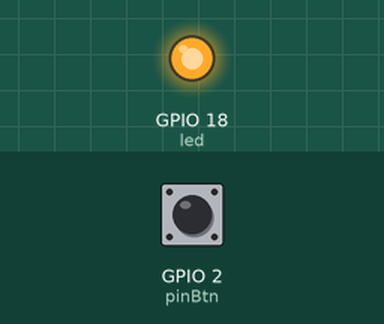
Simulated run of this program. Board: Raspberry Pi (BCM pin numbers). Parts: output pins drawn as LEDs (lit = HIGH). Inputs (shaded band) come from the test bench; at power-on: GPIO 2 (pinBtn) LOW.

Above: at 1.2 s.
1.3 s: GPIO 2 (pinBtn) pulled HIGH for 0.15 s
At 1.4 s:
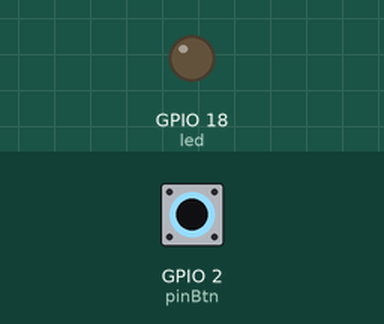
3.0 s: GPIO 2 (pinBtn) pulled HIGH for 3.2 s
At 7.4 s:
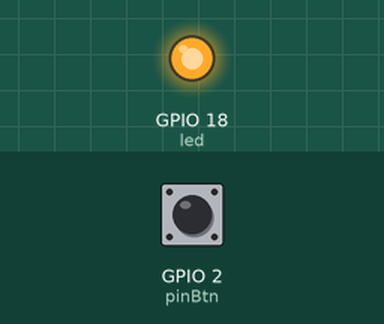
Timing chart, 0 to 8.9 s (numbered marks = the images above; inputs shaded):
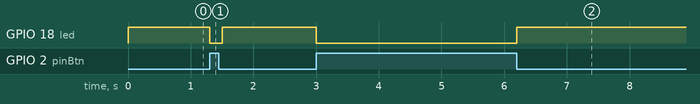

Measured:
- after the input at 1.3 s, GPIO 18 (led): HIGH → LOW at once, → HIGH 0.20 s later
- after the input at 3.0 s, GPIO 18 (led): HIGH → LOW at once, → HIGH 3.2 s later

The program:

bouton.py
```python
import RPi.GPIO as GPIO
import time

pinBtn = 2
led = 18

GPIO.setmode(GPIO.BCM)
GPIO.setwarnings(False)
GPIO.setup(led,GPIO.OUT)
GPIO.setup(pinBtn, GPIO.IN, pull_up_down = GPIO.PUD_DOWN)


while True:
    etat = GPIO.input(pinBtn)

    if(etat == 0):
        GPIO.output(led,GPIO.HIGH)
        time.sleep(0.1)
    else:
        GPIO.output(led,GPIO.LOW)
        time.sleep(0.1)
```
